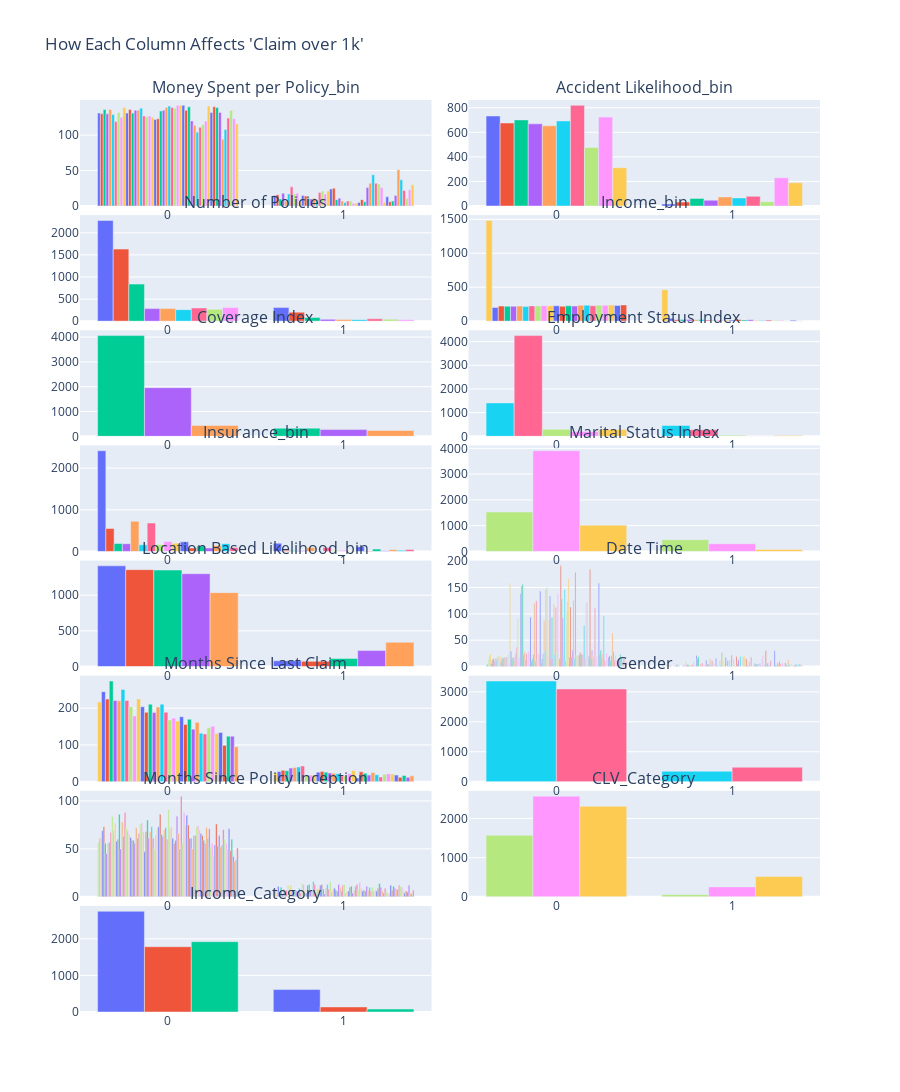

Notebook cell for this chart:
### Code cell
relation_to_claim_over_1k(df_process)
